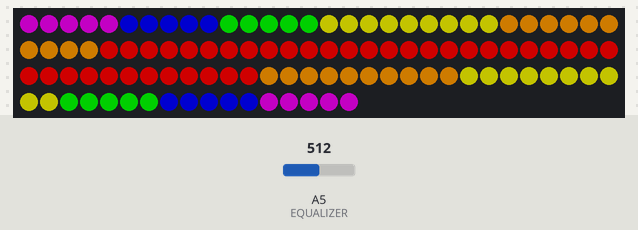
Recording of a sketch running on a simulated Arduino Uno, built with avr-gcc and run on an emulated ATmega328P. Shown: 107 RGB LEDs in strip order, left to right, continuing on the next row. Wiring (inferred from the names in the program): APA102 LEDs: data pin 13; clock pin 12. The inputs (shaded band) are chosen by the test bench; at power-on: A5 (EQUALIZER) = 512. Dim RGB values are drawn brighter than linear.

Above: at 1.2 s.
1.3 s: A5 (EQUALIZER) set to 71
At 1.8 s:
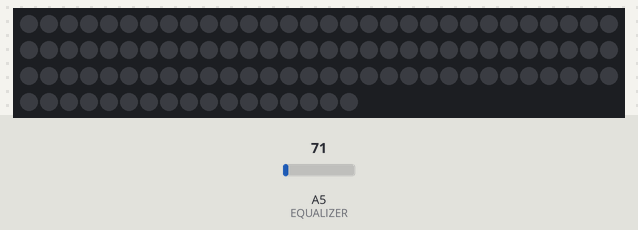
2.9 s: A5 (EQUALIZER) set to 91
At 2.98 s:
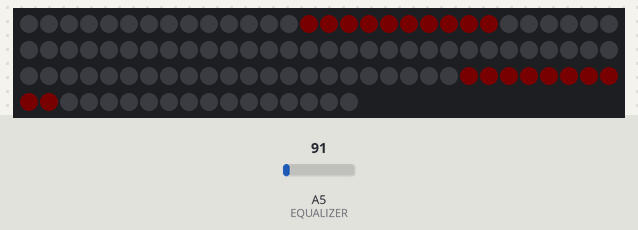
4.4 s: A5 (EQUALIZER) set to 70
At 4.9 s:
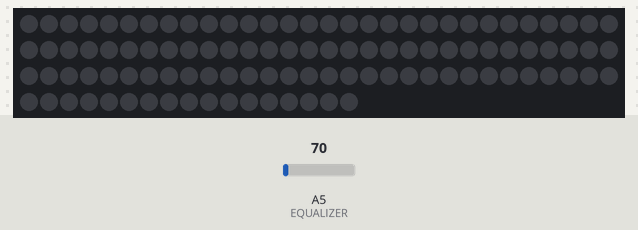
Timing chart, 0 to 7.4 s (numbered marks = the images above; inputs shaded):
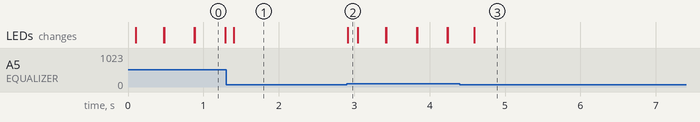

Measured:
- after the input at 1.3 s, the LEDs: change after 0.11 s (image 1)
- after the input at 2.9 s, the LEDs: change at once (image 2)
- after the input at 4.4 s, the LEDs: change after 0.19 s (image 3)

The sketch:

visualizer_test.ino
```cpp
/*
 * The Resistance Band
 * Interactive Devices Final Project
 * By: Marco White, Brett Leibowitz, and Arpit Sheth
 * Last Modified: 5/8/18
 */

// Include libraries
#include <Adafruit_DotStar.h>

// Pin Definitions
#define EQUALIZER A5 //MSGEQ7 OUT
#define STROBEPIN 12 //MSGEQ7 STROBE
#define RESETPIN 13  //MSGEQ7 RESET
#define LEDDATA 4
#define LEDCLK 5

// Program constants
#define NUMPIXELS 107
#define THRESH 80

// Program variables
int spectrum[6];

// Setup the LED strip
Adafruit_DotStar strip = Adafruit_DotStar(NUMPIXELS, LEDDATA, LEDCLK, DOTSTAR_BGR);

void setup() {
  // Setup serial monitor
  Serial.begin(9600);
  // Initialize pins
  pinMode(STROBEPIN, OUTPUT);
  pinMode(RESETPIN, OUTPUT);
  digitalWrite(RESETPIN, LOW);
  digitalWrite(STROBEPIN, HIGH);
  // Initialize LED strip
  strip.begin();
  strip.show();
}

void loop() {
  // Get frequency spectrum information
  // Reset the equalizer chip
  digitalWrite(RESETPIN, HIGH);
  digitalWrite(RESETPIN, LOW);
  for (int i=0; i<=6; i++) {
    // Write the strobe pin to low in order to get the value for the next frequency band
    digitalWrite(STROBEPIN, LOW);
    delay(5);
    // Skip the 16kHz band
    if (i != 0) {
      // Get the value for the current frequency band
      spectrum[i-1] = analogRead(EQUALIZER);
      // Update the LED strip
      switch(i-1) {
        case 0:
          for (int j=34; j<=71; j++) {
            strip.setPixelColor(j, constrain(map(spectrum[i-1], THRESH, 1023, 0, 255), 0, 255), 0, 0);
          }
          break;
        case 1:
          for (int j=24; j<=33; j++) {
            strip.setPixelColor(j, constrain(map(spectrum[i-1], THRESH, 1023, 0, 250), 0, 250), constrain(map(spectrum[0], THRESH, 1023, 0, 150), 0, 150), 0);
          }
          for (int j=72; j<=81; j++) {
            strip.setPixelColor(j, constrain(map(spectrum[i-1], THRESH, 1023, 0, 250), 0, 250), constrain(map(spectrum[0], THRESH, 1023, 0, 150), 0, 150), 0);
          }
          break;
        case 2:
          for (int j=14; j<=23; j++) {
            strip.setPixelColor(j, constrain(map(spectrum[i-1], THRESH, 1023, 0, 200), 0, 200), constrain(map(spectrum[0], THRESH, 1023, 0, 200), 0, 200), 0);
          }
          for (int j=82; j<=91; j++) {
            strip.setPixelColor(j, constrain(map(spectrum[i-1], THRESH, 1023, 0, 200), 0, 200), constrain(map(spectrum[0], THRESH, 1023, 0, 200), 0, 200), 0);
          }
          break;
        case 3:
          for (int j=10; j<=14; j++) {
            strip.setPixelColor(j, 0, constrain(map(spectrum[i-1], THRESH, 1023, 0, 255), 0, 255), 0);
          }
          for (int j=92; j<=96; j++) {
            strip.setPixelColor(j, 0, constrain(map(spectrum[i-1], THRESH, 1023, 0, 255), 0, 255), 0);
          }
          break;
        case 4:
          for (int j=5; j<=9; j++) {
            strip.setPixelColor(j, 0, 0, constrain(map(spectrum[i-1], THRESH, 1023, 0, 255), 0, 255));
          }
          for (int j=97; j<=101; j++) {
            strip.setPixelColor(j, 0, 0, constrain(map(spectrum[i-1], THRESH, 1023, 0, 255), 0, 255));
          }
          break;
        case 5:
          for (int j=0; j<=4; j++) {
            strip.setPixelColor(j, constrain(map(spectrum[i-1], THRESH, 1023, 0, 200), 0, 200), 0, constrain(map(spectrum[0], THRESH, 1023, 0, 200), 0, 200));
          }
          for (int j=102; j<=106; j++) {
            strip.setPixelColor(j, constrain(map(spectrum[i-1], THRESH, 1023, 0, 200), 0, 200), 0, constrain(map(spectrum[0], THRESH, 1023, 0, 200), 0, 200));
          }
          break;
      }
      strip.show();
    }
    // Once you've got the frequency band info write the strobe pin to high
    digitalWrite(STROBEPIN, HIGH);
  }
}
```
